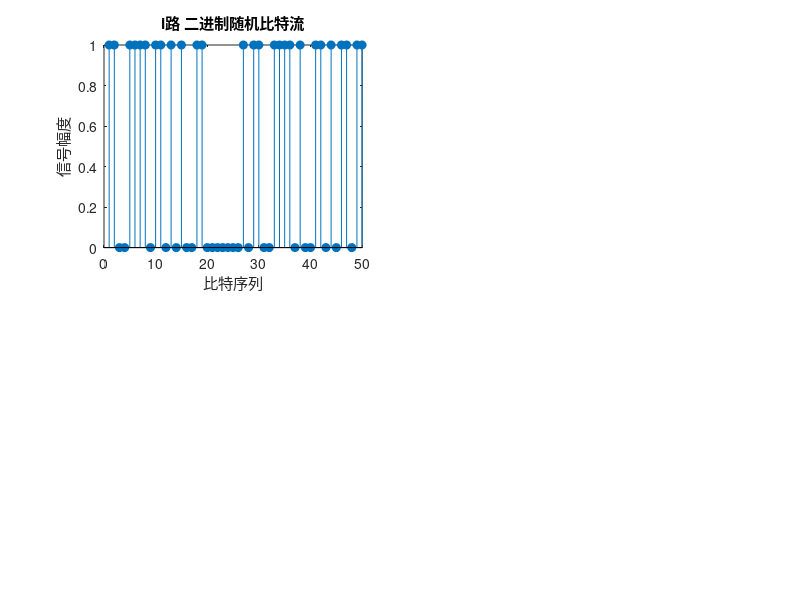

Recreate this plot in MATLAB. (Note: this script raises an error after producing the figure.)
clear all;
close all;
% clc ;

%% 说明
% 基带nco 本振速率 1.92M
% 基带采样率 7.68M
% 基带NCO幅度 2^8
% 码流速率 7.68M

%% 产生i,q两路基带输出序列
% 全局参数
Const_FS = 7.68e6 ;                             % 采样频率
Const_Ts = 1/Const_FS ;                         % 采样周期
Num = 5000 ;                                    % 采样序列长度
M = 16;                                         % 采用QAM16
k =log2(M);                                     % 16-QAM的帧长
QAM16_Num = Num /k;                             % 进行QAM组帧后长度                   
t = 1:Num;
Seq_Fsample = t .* Const_Ts;                    % 采样序列 ：采Num个数
Nco_t = 1 : QAM16_Num;                          % nco 序列长度与QAM组帧后长度相同
Nco_t_Seq = Nco_t .* Const_Ts;                  
%% 产生3M NCO
AMP_nco = 2^8;
f_nco = 1.92e6;
nco_sin = AMP_nco * sin(2 * pi * f_nco * Nco_t_Seq);
nco_cos = AMP_nco * cos(2 * pi * f_nco * Nco_t_Seq);

%% i路基带
xi=randi([0,1],Num,1);                           %生成随机二进制比特流
figure;
subplot(2,2,1);
stem(xi(1:50),'filled');                         %画出相应的二进制比特流信号
title('i路 二进制随机比特流');
xlabel('比特序列');ylabel('信号幅度');
xi4=reshape(xi,k,length(xi)/k);                    %将原始的二进制比特序列每四个一组分组，并排列成k行length(x)/k列的矩阵
% xsymi=bi2de(xi4.','left-msb');                    %将矩阵转化为相应的16进制信号序列
i_out = bin2dec_arry(xi4);
subplot(2,2,2);
stem(i_out(1:50));                               %画出相应的16进制信号序列
title('i路 16进制随机信号');
xlabel('信号序列');ylabel('信号幅度');


%% q路基带
xq=randi([0,1],Num,1);                           %生成随机二进制比特流
subplot(2,2,3);
stem(xq(1:50),'filled');                         %画出相应的二进制比特流信号
title('q路 二进制随机比特流');
xlabel('比特序列');ylabel('信号幅度');
xq4=reshape(xq,k,length(xq)/k);                %将原始的二进制比特序列每四个一组分组，并排列成k行length(x)/k列的矩阵
% xsymq=bi2de(xq4.','left-msb');                    %将矩阵转化为相应的16进制信号序列
q_out = bin2dec_arry(xq4);
subplot(2,2,4);
stem(q_out(1:50));                                %画出相应的16进制信号序列
title('q路 16进制随机信号');
xlabel('信号序列');ylabel('信号幅度');
% figure ;
% stem(xsymq(1:50));                                %画出相应的16进制信号序列
% title('q路 16进制随机信号');
% xlabel('信号序列');ylabel('信号幅度');

%% 调制
% xsym = xsymi+xsymq .* 1i;
mix_i = i_out .* nco_cos;
y=modulate(modem.qammod(M),q_out);  %用16QAM调制器对信号进行调制
scatterplot(y);                    %画出16QAM信号的星座图
text(real(y)+0.1,imag(y),dec2bin(xsym));
axis([-5 5 -5 5]);
% scatterplot(i_out'+q_out'); 

mix_i = i_out .* nco_cos;
mix_q = q_out .* nco_sin;
mod_iq = mix_i + mix_q.*1i;




